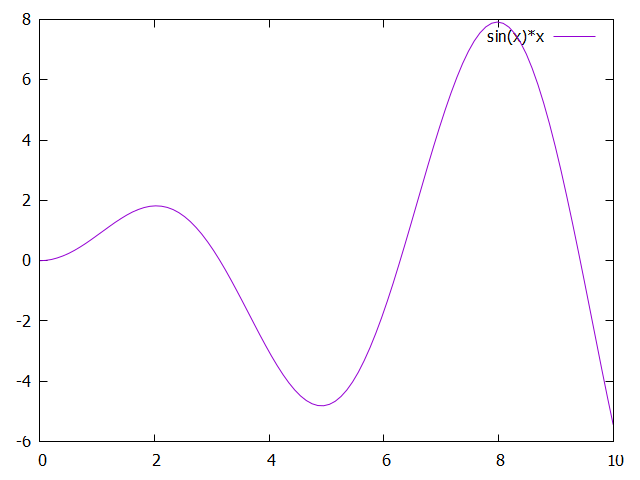

Reproduce this figure in gnuplot.
#set term wxt
set terminal pngcairo size 640, 480
set output "test.png"

plot [0:10] sin(x)*x
